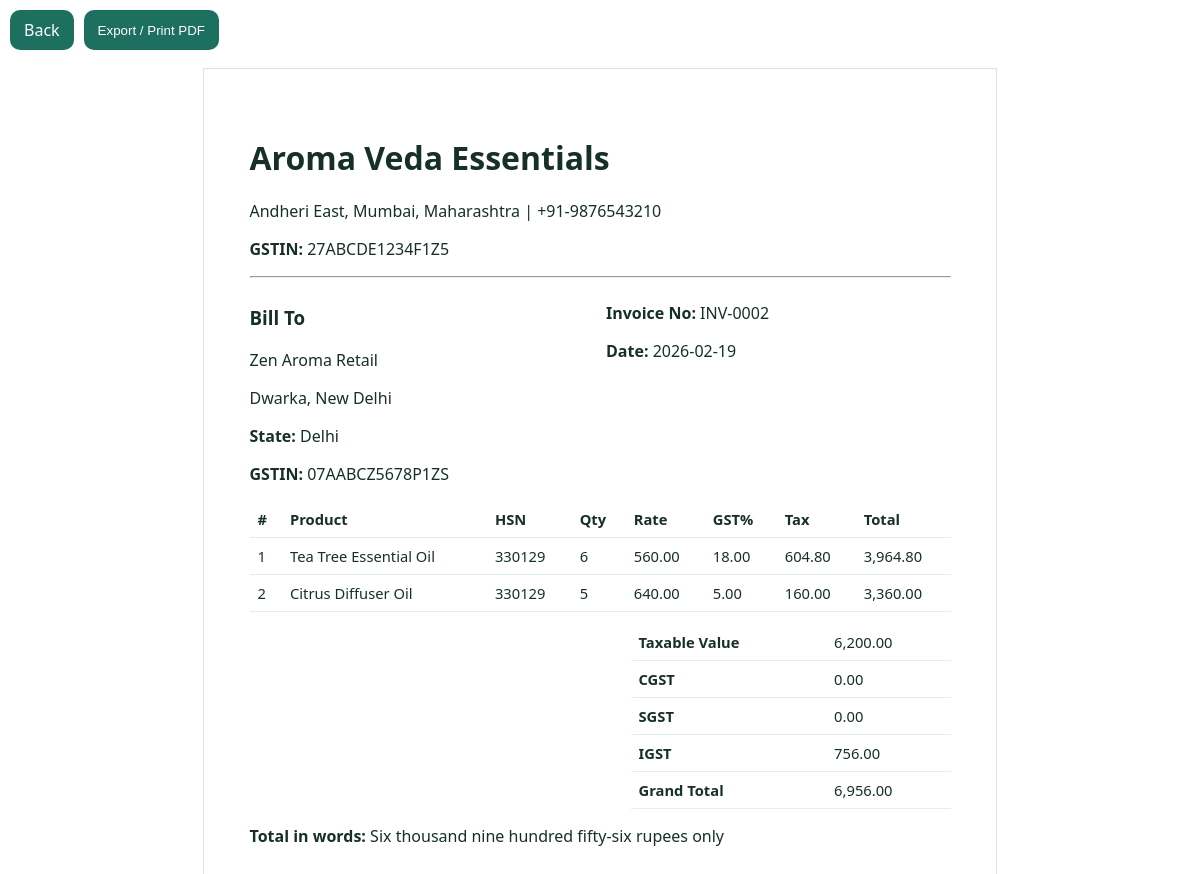
/index.php?route=sale/invoice&id=2 (signed in), run on the app's committed database.
### tables this page shows
CREATE TABLE sales (
    id INT AUTO_INCREMENT PRIMARY KEY,
    invoice_no VARCHAR(30) NOT NULL UNIQUE,
    customer_id INT NOT NULL,
    date DATE NOT NULL,
    due_date DATE,
    subtotal DECIMAL(12,2) NOT NULL,
    cgst DECIMAL(12,2) NOT NULL DEFAULT 0,
    sgst DECIMAL(12,2) NOT NULL DEFAULT 0,
    igst DECIMAL(12,2) NOT NULL DEFAULT 0,
    total_amount DECIMAL(12,2) NOT NULL,
    CONSTRAINT fk_sales_customer FOREIGN KEY (customer_id) REFERENCES customers(id) ON DELETE RESTRICT
);

CREATE TABLE customers (
    id INT AUTO_INCREMENT PRIMARY KEY,
    name VARCHAR(120) NOT NULL,
    gstin VARCHAR(20),
    state VARCHAR(80) NOT NULL,
    phone VARCHAR(20),
    address TEXT
);

CREATE TABLE sale_items (
    id INT AUTO_INCREMENT PRIMARY KEY,
    sale_id INT NOT NULL,
    product_id INT NOT NULL,
    quantity INT NOT NULL,
    rate DECIMAL(12,2) NOT NULL,
    gst_percent DECIMAL(5,2) NOT NULL,
    tax_amount DECIMAL(12,2) NOT NULL,
    total DECIMAL(12,2) NOT NULL,
    CONSTRAINT fk_sale_items_sale FOREIGN KEY (sale_id) REFERENCES sales(id) ON DELETE CASCADE,
    CONSTRAINT fk_sale_items_product FOREIGN KEY (product_id) REFERENCES products(id) ON DELETE RESTRICT
);

CREATE TABLE products (
    id INT AUTO_INCREMENT PRIMARY KEY,
    product_name VARCHAR(120) NOT NULL,
    sku VARCHAR(60) NOT NULL UNIQUE,
    category ENUM('Single Oil', 'Blend', 'Diffuser Oil') NOT NULL,
    variant VARCHAR(120) NOT NULL,
    size VARCHAR(20) NOT NULL,
    hsn_code VARCHAR(20) NOT NULL,
    gst_percent DECIMAL(5,2) NOT NULL,
    purchase_price DECIMAL(12,2) NOT NULL,
    selling_price DECIMAL(12,2) NOT NULL,
    stock_quantity INT NOT NULL DEFAULT 0,
    reorder_level INT NOT NULL DEFAULT 5,
    lead_time_days INT NOT NULL DEFAULT 7,
    moq INT NOT NULL DEFAULT 10,
    created_at DATETIME NOT NULL DEFAULT CURRENT_TIMESTAMP
);

### controllers/SaleController.php (called while the page is built, shortened)
<?php
class SaleController extends Controller
{
    public function invoice(): void
    {
        $id = (int)$this->request('id', 0);
        $sale = (new Sale())->findWithItems($id);
        $this->view('sales/invoice', [
            'sale' => $sale,
            'app' => config('app'),
            'totalWords' => number_to_words_indian((float)$sale['total_amount']),
        ], false);
    }
}

### index.php (called while the page is built, shortened)
<?php
require_once __DIR__ . '/core/helpers.php';
require_once __DIR__ . '/core/Database.php';
require_once __DIR__ . '/core/Controller.php';
spl_autoload_register(function ($class) {
    $paths = [
        __DIR__ . '/controllers/' . $class . '.php',
        __DIR__ . '/models/' . $class . '.php',
    ];
    foreach ($paths as $path) {
        if (file_exists($path)) {
            return;
        }
    }
});
$route = $_GET['route'] ?? 'dashboard/index';
[$controllerName, $action] = array_pad(explode('/', $route), 2, 'index');
$controller = new $controllerClass();
$controller->$action();

### core/helpers.php (called while the page is built, shortened)
<?php
function config(string $file): array
{
    static $configs = [];
    if (!isset($configs[$file])) {
        $path = __DIR__ . '/../config/' . $file . '.php';
        $configs[$file] = file_exists($path) ? require $path : [];
    }
    return $configs[$file];
}
function e($value): string
{
    return htmlspecialchars((string)$value, ENT_QUOTES, 'UTF-8');
}

### config/database.php (called while the page is built)
<?php
return [
    'host' => '127.0.0.1',
    'port' => '3306',
    'dbname' => 'billing_system',
    'username' => 'root',
    'password' => '',
    'charset' => 'utf8mb4',
];

### core/Database.php (called while the page is built)
<?php
class Database
{
    private static ?PDO $pdo = null;
    public static function connection(): PDO
    {
        if (self::$pdo === null) {
            $cfg = config('database');
            $dsn = sprintf(
                'mysql:host=%s;port=%s;dbname=%s;charset=%s',
                $cfg['host'],
                $cfg['port'],
                $cfg['dbname'],
                $cfg['charset']
            );
            self::$pdo = new PDO($dsn, $cfg['username'], $cfg['password'], [
                PDO::ATTR_ERRMODE => PDO::ERRMODE_EXCEPTION,
                PDO::ATTR_DEFAULT_FETCH_MODE => PDO::FETCH_ASSOC,
            ]);
        }
        return self::$pdo;
    }
}

### models/Sale.php (called while the page is built, shortened)
<?php
class Sale
{
    private PDO $db;
    public function __construct()
    {
        $this->db = Database::connection();
    }
    public function findWithItems(int $id): ?array
    {
        $saleStmt = $this->db->prepare('SELECT s.*, c.name AS customer_name, c.gstin, c.state, c.phone, c.address FROM sales s JOIN customers c ON c.id = s.customer_id WHERE s.id=:id');
        $saleStmt->execute(['id' => $id]);
        $sale = $saleStmt->fetch();
        $itemStmt = $this->db->prepare('SELECT si.*, p.product_name, p.hsn_code FROM sale_items si JOIN products p ON p.id = si.product_id WHERE si.sale_id=:id');
        $itemStmt->execute(['id' => $id]);
        $sale['items'] = $itemStmt->fetchAll();
        return $sale;
    }
}

### views/sales/invoice.php (the view, shortened to what this page needs)
<!DOCTYPE html>
<html lang="en">
<head>
    <link rel="stylesheet" href="assets/css/style.css">
</head>
<body class="invoice-body">
<div class="invoice-actions no-print">
    <a class="btn" href="index.php?route=sale/index">Back</a>
    <button class="btn" onclick="window.print()">Export / Print PDF</button>
</div>
<div class="invoice-box">
    <h1><?= e($app['business_name']) ?></h1>
    <p><?= e($app['business_address']) ?> | <?= e($app['business_phone']) ?></p>
    <p><strong>GSTIN:</strong> <?= e($app['business_gstin']) ?></p>
    <hr>
    <div class="grid two">
        <div>
            <h3>Bill To</h3>
            <p><?= e($sale['customer_name']) ?></p>
            <p><?= e($sale['address']) ?></p>
            <p><strong>State:</strong> <?= e($sale['state']) ?></p>
            <p><strong>GSTIN:</strong> <?= e($sale['gstin']) ?></p>
        </div>
        <div>
            <p><strong>Invoice No:</strong> <?= e($sale['invoice_no']) ?></p>
            <p><strong>Date:</strong> <?= e($sale['date']) ?></p>
        </div>
    </div>
    <table>
        <thead><tr><th>#</th><th>Product</th><th>HSN</th><th>Qty</th><th>Rate</th><th>GST%</th><th>Tax</th><th>Total</th></tr></thead>
        <tbody>
        <?php foreach ($sale['items'] as $idx => $item): ?>
            <tr>
                <td><?= $idx + 1 ?></td>
                <td><?= e($item['product_name']) ?></td>
                <td><?= e($item['hsn_code']) ?></td>
                <td><?= (int)$item['quantity'] ?></td>
                <td><?= number_format((float)$item['rate'], 2) ?></td>
                <td><?= number_format((float)$item['gst_percent'], 2) ?></td>
                <td><?= number_format((float)$item['tax_amount'], 2) ?></td>
                <td><?= number_format((float)$item['total'], 2) ?></td>
            </tr>
        <?php endforeach; ?>
        </tbody>
    </table>
    <table class="tax-breakup">
        <tr><th>Taxable Value</th><td><?= number_format((float)$sale['subtotal'], 2) ?></td></tr>
        <tr><th>CGST</th><td><?= number_format((float)$sale['cgst'], 2) ?></td></tr>
        <tr><th>SGST</th><td><?= number_format((float)$sale['sgst'], 2) ?></td></tr>
        <tr><th>IGST</th><td><?= number_format((float)$sale['igst'], 2) ?></td></tr>
        <tr><th>Grand Total</th><td><?= number_format((float)$sale['total_amount'], 2) ?></td></tr>
    </table>
    <p><strong>Total in words:</strong> <?= e($totalWords) ?></p>
</div>
</body>
</html>

### assets/css/style.css (style rules this page uses)
:root { --bg: #f4f7f2; --card: #ffffff; --accent: #1d6f5f; --accent-soft: #dff0eb; --text: #163028; --muted: #64748b; --danger: #b42318; }
* { box-sizing: border-box; }
body { margin: 0; font-family: "Segoe UI", Tahoma, sans-serif; color: var(--text); background: radial-gradient(circle at top right, #eaf8f2 0%, var(--bg) 42%); }
a { color: var(--accent); text-decoration: none; }
.grid { display: grid; gap: 12px; }
.grid.two { grid-template-columns: repeat(2, 1fr); }
.btn, button { display: inline-block; border: 0; background: var(--accent); color: #fff; border-radius: 10px; padding: 9px 14px; cursor: pointer; }
table { width: 100%; border-collapse: collapse; background: #fff; }
th, td { border-bottom: 1px solid #e5ece9; padding: 8px; text-align: left; font-size: 0.92rem; }
.invoice-body { background: #fff; }
.invoice-actions { padding: 10px; display: flex; gap: 10px; }
.invoice-box { width: 210mm; margin: 8px auto; padding: 12mm; border: 1px solid #dbe5df; }
.tax-breakup { width: 320px; margin-left: auto; margin-top: 12px; }

### data on the page
sales: customer.name "Zen Aroma Retail", customer.address "Dwarka, New Delhi", customer.state "Delhi", customer.gstin "07AABCZ5678P1ZS", invoice_no "INV-0002", date "2026-02-19", subtotal "6,200.00", cgst "0.00", sgst "0.00", igst "756.00", total_amount "6,956.00"
sale_items: product.product_name "Tea Tree Essential Oil", product.hsn_code "330129", quantity "6", rate "560.00", gst_percent "18.00", tax_amount "604.80", total "3,964.80"
sale_items: product.product_name "Citrus Diffuser Oil", product.hsn_code "330129", quantity "5", rate "640.00", gst_percent "5.00", tax_amount "160.00", total "3,360.00"

### other printed values
$app['business_name'] "Aroma Veda Essentials"
$app['business_address'] "Andheri East, Mumbai, Maharashtra"
$app['business_phone'] "+91-9876543210"
$app['business_gstin'] "27ABCDE1234F1Z5"
$totalWords "Six thousand nine hundred fifty-six rupees only"
